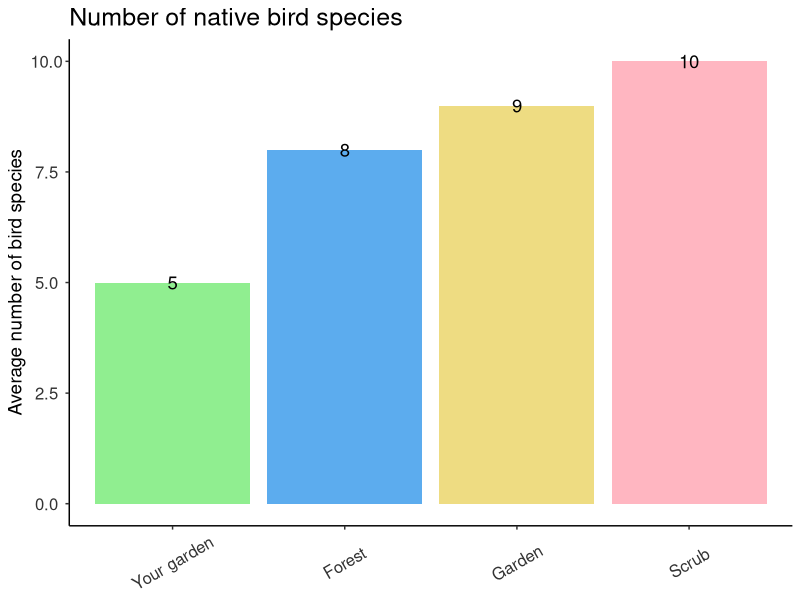
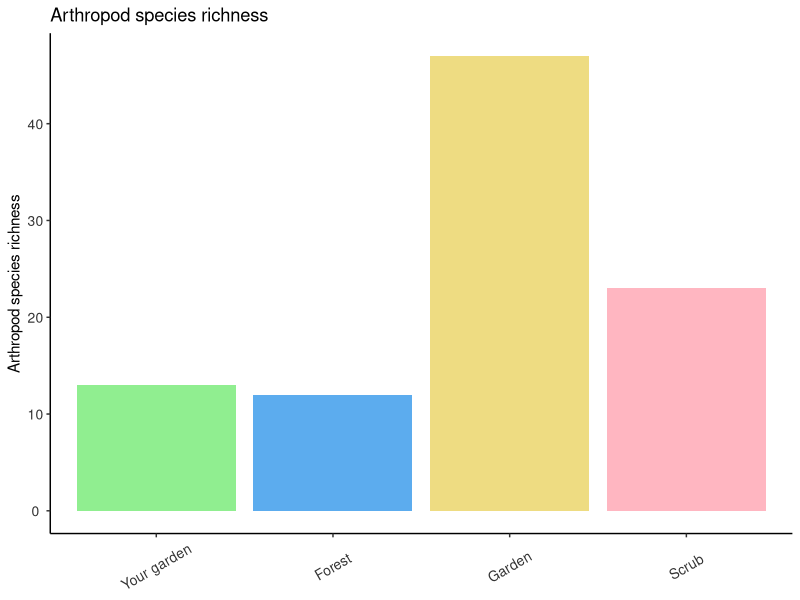
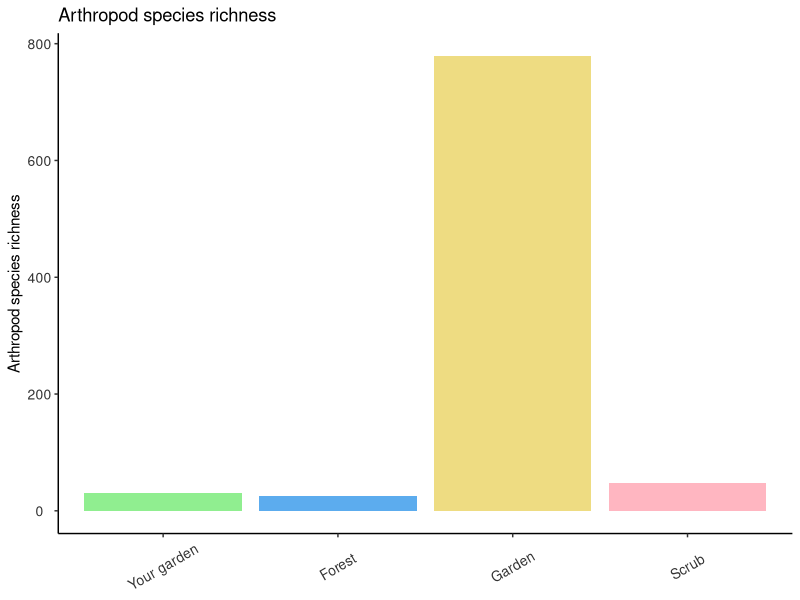
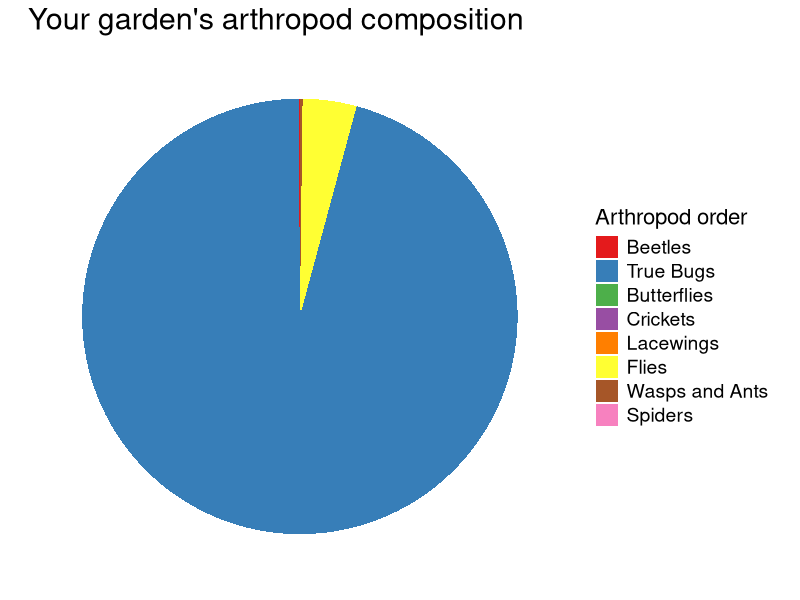

R code for these plots, in order: (Note: this script raises an error after producing the figures.)
# Parent script for Curaçao reports
# Author: Daniel B Turner, Matthew R. Helmus
# last updated by D.T: 2 December 2018
# last updated by M.R.H: 20 December 2018

rm(list=ls())

# load packages ----------------------------------------------------------------------------------------------------------------------------
library(dplyr)
library(ggplot2)
library(rmarkdown)
library(reshape2)
library(tidyr)
library(kableExtra)
library(knitr)
library(here)

# global parameters -----------------------------------------------------------------------------------------------------------------
puk <- 0 # number of digits to round

# set color palette
fun_colors3 <- c("palegreen2", "steelblue2", "lightgoldenrod2") # assign vector of three color names for plots
fun_colors4 <- c("palegreen2", "steelblue2", "lightgoldenrod2", "lightpink") # assign vector of four color names for plots
# forest = blue, garden = yellow, scrub = red,  your = green
fun_colors3 <- c("steelblue2", "lightgoldenrod2","lightpink") # assign vector of three color names for plots
fun_colors4 <- c("steelblue2", "lightgoldenrod2", "lightpink", "palegreen2") # assign vector of four color names for plots

# native herps ---------
# wrangle native herp data

# set working directory to downloaded folder

herps_nat <- read.csv("data/Curacao native herps.csv") # load native herp dataset


herps_nat_noNA <- na.omit(herps_nat) # create dataframe of sites without NAs to calculate means more easily

herps_nat_means <- herps_nat_noNA %>%
  group_by(sitetype) %>%
  summarise(Dutch.Leaf.toed.Gecko = round(mean(Dutch.Leaf.toed.Gecko), puk),
            Antillean.Dwarf.Gecko = round(mean(Antillean.Dwarf.Gecko), puk),
            Striped.Anole = round(mean(Striped.Anole), puk),
            Laurent.s.Whiptail = round(mean(Laurent.s.Whiptail), puk),
            Turnip.tailed.Gecko = round(mean(Turnip.tailed.Gecko), puk)) # create summary dataframe for means across all species for all categories


meanNames <- as.factor(c("forestMeans", "gardenMeans", "scrubMeans")) # set factor names so combined dataframe is clearer
herps_nat_means$sitetype <- meanNames
herps_nat_means$Site <- NA # create these columns to combine dataframes later
herps_nat_means$ReportName <- NA # create these columns to combine dataframes later
herps_nat_means$Site<- c("Forest", "Garden", "Scrub")

colnames(herps_nat)[3:7] <- c("Dutch Leaf-toed Gecko", "Antillean Dwarf Gecko", "Striped Anole", "Laurent's Whiptail", "Turnip-tailed Gecko")
colnames(herps_nat_means)[2:6] <- c("Dutch Leaf-toed Gecko", "Antillean Dwarf Gecko", "Striped Anole", "Laurent's Whiptail", "Turnip-tailed Gecko")

herps_natList <- split(herps_nat, f = herps_nat$Site) # create a list that separates the native herp observations by site so they can be listed in each site's unique report

for(i in 1:31){
  herps_natList[[i]]$Site <- c("Your garden")
} # Change site name so that reader sees "Your garden"

herps_nat_long <- vector("list", 31)

# exotic herps ------------
# wrangle exotic herp proportion data
herps_exo_prop <- read.csv("data/Curacao exotic herps summary stats.csv") # load data

colnames(herps_exo_prop) <- c("species", "Site Type", "Percentage of sites") # change column names

herps_exo_prop$`Percentage of sites` <- round(herps_exo_prop$`Percentage of sites`, puk)
herps_exo_prop$species <- factor(herps_exo_prop$species,c("Mourning Gecko",
                                                          "Asian House Gecko",
                                                          "Tropical House Gecko",
                                                          "Colombian Four-eyed Frog",
                                                          "Johnstone's Whistling Frog",
                                                          "Cuban Tree Frog"))

# create plot
herps_exo_prop_plot <- ggplot(data = herps_exo_prop, aes(x = `Site Type`, y = `Percentage of sites`, fill = `Site Type`)) +
  geom_bar(stat="identity") +
  geom_text(aes(label = `Percentage of sites`), position = position_dodge(width = 0.9), vjust = .5, size = 3.9) +
  scale_fill_manual(values = fun_colors3) +
  facet_wrap(~ species) +
  labs(title="Percentage of sites \nwith exotic reptile or amphibian species") +
       ylab("Percentage of sites") +
  theme(panel.grid.major = element_blank(), panel.grid.minor = element_blank(),
        panel.background = element_blank(), axis.line = element_line(colour = "black"),
        axis.text.x = element_text(color = "grey20", size=12.1, angle=30, hjust=.5, vjust=.5, face="plain"),
        axis.text.y = element_text(color = "grey20", size=10, angle=0, hjust=.5, vjust=.5, face="plain"),
        axis.title.x=element_blank(),
        axis.title.y = element_text(size = 12.8),
        legend.position = "none",
        strip.text.x = element_text(size = 11.7),
        plot.title = element_text(size=16)) # This object will be called to compare exotic reptile abundance across the focal site and site categories.

# wrangle exotic herp species list
herps_exo_sp <- read.csv("data/Curacao exotic herps.csv") # load data
colnames(herps_exo_sp) <- c("Site", "sitetype", "Mourning Gecko", "Tropical House Gecko", "Johnstone's Whistling Frog", "Cuban Treefrog", "Colombian Four-eyed Frog", "Asian House Gecko", "ReportName")

herps_exo_spMelt <- melt(herps_exo_sp, id = c("Site", "sitetype", "ReportName"))

herps_exo_spMelt$variable <- as.character(herps_exo_spMelt$variable)

herps_exo_spMelt <- herps_exo_spMelt[order(herps_exo_spMelt$ReportName, -herps_exo_spMelt$value),]

herps_exoList <- split(herps_exo_spMelt, f = herps_exo_spMelt$Site)

herps_exoList[[1]][1, 4] # check to see if the dataframes were separated correctly

# native birds ---------------
# load data for species list
birds_nat <- read.csv("data/Curacao native birds list.csv") # load data

# tidy data for species list
birds_nat$Scientific.name <- paste0("(", birds_nat$Scientific.name, ")")
birds_nat$Common.Name <- as.character(birds_nat$Common.Name)
birds_nat$bird.Name <- paste(birds_nat$Common.Name, birds_nat$Scientific.name)

# wrangle data for Rmd file for species list
birds_nat <- birds_nat[order(birds_nat$Site, -birds_nat$Present),]

birds_natList <- split(birds_nat, f = birds_nat$Site)

birds_natList[[1]]

# load data for species richness
birdsNat_sr <- read.csv("data/Curacao native birds.csv")

# wrangle native bird species richness data
birdsNat_sr_sum <- birdsNat_sr %>%
  group_by(sitetype) %>%
  summarise(SR = round(mean(SR), puk))

birdsNat_sr_sum$Site <- NA
birdsNat_sr_sum$ReportName <- NA

birdsNat_srTotal <- rbind(birdsNat_sr, birdsNat_sr_sum)

birdsNat_srTotal[,1] <- c("Your garden") # assign all sites the name "Your garden" for plotting and visualization purposes
birdsNat_srTotal[32:34, 1] <- c("Forest", "Garden", "Scrub") # change summary means to more aesthetically pleasing names (this step could have been done in factorization line several rows above)
birdsNat_srTotal$ord <- 1:34


# make a sample plot
ggplot(birdsNat_srTotal[c(26, 32:34),], aes(x = reorder(Site, ord), y = SR)) +
  geom_bar(stat = "identity", aes(fill = Site)) +
  geom_text(aes(label=SR), position = position_dodge(width = 0.9), vjust = 0.5, size = 4.7) +
  scale_fill_manual(values = fun_colors4) +
  labs(y = "Average number of bird species",
       title = "Number of native bird species") +
  theme(panel.grid.major = element_blank(), panel.grid.minor = element_blank(),
        panel.background = element_blank(), axis.line = element_line(colour = "black"),
        axis.text.x = element_text(color = "grey20", size=12, angle=30, hjust=.5, vjust=.5, face="plain"),
        axis.text.y = element_text(color = "grey20", size=12, angle=0, hjust=.5, vjust=.5, face="plain"),
        axis.title.x=element_blank(),
        legend.position = "none",
        axis.title=element_text(size=13.6),
        plot.title = element_text(size=18))

# exotic birds ------------
# load exotic birds data
birds_exo <- read.csv("data/Curacao exotic birds summary stats.csv")

# wrangle exotic birds data
colnames(birds_exo) <- c("species", "Site Type", "Percentage of sites")

birds_exo$`Percentage of sites` <- round(birds_exo$`Percentage of sites`, puk)
birds_exo$species <- factor(birds_exo$species,c("Exotic Parrots",
                                                "Chestnut-fronted Macaw",
                                                "Rock Pigeon",
                                                "Saffron Finch",
                                                "House Sparrow"))

# plot exotic bird proportions
birds_exo_prop_plot <- ggplot(data = birds_exo, aes(x=`Site Type`, y = `Percentage of sites`, fill = `Site Type`)) +
  geom_bar(stat = "identity") +
  geom_text(aes(label = `Percentage of sites`), position = position_dodge(width = 0.9), vjust = .5, size = 3.9) +
  facet_wrap(~ species) +
  scale_fill_manual(values = fun_colors3) +
  labs(title = "Percentage of sites with exotic bird species") +
  ylab("Percentage of sites") +
  theme(panel.grid.major = element_blank(), panel.grid.minor = element_blank(),
        panel.background = element_blank(), axis.line = element_line(colour = "black"),
        axis.text.x = element_text(color = "grey20", size=12.1, angle=30, hjust=.5, vjust=.5, face="plain"),
        axis.text.y = element_text(color = "grey20", size=12, angle=0, hjust=.5, vjust=.5, face="plain"),
        axis.title.x=element_blank(),
        legend.position = "none",
        strip.text.x = element_text(size = 12),
        axis.title=element_text(size=13.6),
        plot.title = element_text(size=18)) # This object will be called to compare exotic bird observations across sites.

# exotic birds list
birdsExo_List <- read.csv("data/Curacao exotic birds.csv") # load data

colnames(birdsExo_List) <- c("Site", "sitetype", "Exotic Parrots", "Cheshnut-fronted Macaw", "Rock Pigeon", "House Sparrow", "Saffron Finch", "ReportName")

birdsExo_List <- melt(birdsExo_List, id = c("Site", "sitetype", "ReportName"))

birdsExo_List <- birdsExo_List[order(birdsExo_List$Site, -birdsExo_List$value),]

birdsExo_List <- split(birdsExo_List, f = birdsExo_List$Site)




# arthropods -----------
arth <- read.csv("data/Curacao arthropods.csv") # load data

# wrangle arthropod data
arthDiv <- arth %>%
  select(Site:AB, ReportName)

arthSum <- arth %>%
  group_by(sitetype) %>%
  summarise(SR = round(mean(SR), puk), AB = round(mean(AB), puk))

arthSum$ReportName <- NA
arthSum$Site <- NA

arthTot <- rbind(arthDiv, arthSum)

arthTot[,1] <- c("Your garden") # assign all sites the name "Your garden" for plotting and visualization purposes
arthTot[32:34, 1] <- c("Forest", "Garden", "Scrub") # change summary means to more aesthetically pleasing names (this step could have been done in factorization line several rows above)
arthTot$ord <- 1:34


# sample arthropod species richness plot
ggplot(arthTot[c(4, 32:34),], aes(x = reorder(Site, ord), y = SR)) +
  geom_bar(stat = "identity", aes(fill = Site)) +
  scale_fill_manual(values = fun_colors4) +
  labs(y = "Arthropod species richness",
       title = "Arthropod species richness") +
  theme(panel.grid.major = element_blank(), panel.grid.minor = element_blank(),
        panel.background = element_blank(), axis.line = element_line(colour = "black"),
        axis.text.x = element_text(color = "grey20", size=10, angle=30, hjust=.5, vjust=.5, face="plain"),
        axis.text.y = element_text(color = "grey20", size=10, angle=0, hjust=.5, vjust=.5, face="plain"),
        axis.title.x=element_blank(),
        legend.position = "none")

# sample arthropod abundance plot
ggplot(arthTot[c(4, 32:34),], aes(x = reorder(Site, ord), y = AB)) +
  geom_bar(stat = "identity", aes(fill = Site)) +
  scale_fill_manual(values = fun_colors4) +
  labs(y = "Arthropod species richness",
       title = "Arthropod species richness") +
  theme(panel.grid.major = element_blank(), panel.grid.minor = element_blank(),
        panel.background = element_blank(), axis.line = element_line(colour = "black"),
        axis.text.x = element_text(color = "grey20", size=10, angle=30, hjust=.5, vjust=.5, face="plain"),
        axis.text.y = element_text(color = "grey20", size=10, angle=0, hjust=.5, vjust=.5, face="plain"),
        axis.title.x=element_blank(),
        legend.position = "none")

# prep plot for an individual garden
compmeans <- aggregate(arth[,5:12], list(arth$sitetype), mean)
colnames(compmeans) <- c("Group 1", "Spiders", "Beetles", "Flies", "True Bugs", "Wasps and Ants", "Butterflies", "Lacewings", "Crickets")
compmeans1 <- melt(compmeans, id = "Group 1")
colnames(compmeans1) <- c("Site Type", "Order", "Proportion")
compmeans1$Order <- factor(compmeans1$Order,c("Beetles", "True Bugs","Butterflies","Crickets","Lacewings", "Flies",  "Wasps and Ants","Spiders"))


colnames(arth) <- c("Site", "sitetype", "SR", "AB", "Spiders", "Beetles", "Flies", "True Bugs", "Wasps and Ants", "Butterflies", "Lacewings", "Crickets", "ReportName")
arthMelt <- arth %>%
  select(Site, Spiders:Crickets)

arthMelt <- melt(arthMelt, id = "Site")
colnames(arthMelt) <- c("Site", "Order", "Proportion")
arthMelt$Order <- factor(arthMelt$Order,c("Beetles", "True Bugs","Butterflies","Crickets","Lacewings", "Flies",  "Wasps and Ants","Spiders"))
arthList <- split(arthMelt, f = arthMelt$Site)

# sample individual garden arthropod pie plot
ggplot(data = arthList[[6]], aes(x = "", y = Proportion, fill = Order)) +
  geom_bar(width = 1, stat = "identity") +
  coord_polar("y", start = 0) +
  scale_fill_brewer(palette = "Set1") +
  theme(axis.text = element_blank(),
        axis.ticks = element_blank(),
        panel.grid  = element_blank(),
        axis.title = element_blank(),
        plot.title = element_text(size=22),
        panel.background = element_blank(),
        legend.text = element_text(size=14),
        legend.title = element_text(size = 16)) +
  labs(fill = "Arthropod order",
       title = "Your garden's arthropod composition")


# plot for the three categories
arthType_pie <- ggplot(data = compmeans1, aes(x = "", y = Proportion, fill = Order)) +
  geom_bar(width = 1, stat = "identity") +
  coord_polar("y", start = 0) +
  scale_fill_brewer(palette = "Set1") +
  theme(axis.text = element_blank(),
        axis.ticks = element_blank(),
        panel.grid  = element_blank(),
        axis.title = element_blank(),
        plot.title = element_text(size=18),
        panel.background = element_blank(),
        legend.text = element_text(size=14),
        legend.title = element_text(size = 16),
        strip.text.x = element_text(size = 12.5)) +
  labs(fill = "Arthropod order",
       title = "Average composition of arthropods across all sites") +
  facet_wrap(~`Site Type`)






##########################################################################################################
# loop through all of dataframes to create individual reports for each garden ------------
##########################################################################################################
report_names <- arth$ReportName # create vector that will determine report names and customizable text in the report
i=1 # start loop at the first site

for (i in 1:5) { # <>< edits to have all reports spit out at once
                 # for the sake of demonstration, we will only produce the first five sites' reports
  # vector of garden report names
  report_name <- report_names[i]

  # Native herp plots
  herps_NA <- herps_nat[i, 3] # create a vector for the if else statement in Rmd to evaluate gardens without nighttime surveys differently


  # Native bird species richness plot
  birdsNat_SR_plot <- ggplot(birdsNat_srTotal[c(i, 32:34),], aes(x = reorder(Site, ord), y = SR)) +
    geom_bar(stat = "identity", aes(fill = Site)) +
    geom_text(aes(label=SR), position = position_dodge(width = 0.9), vjust = 0.5, size = 4.7) +
    scale_fill_manual(values = fun_colors4) +
    labs(y = "Average number of bird species",
         title = "Number of native bird species") +
    theme(panel.grid.major = element_blank(), panel.grid.minor = element_blank(),
          panel.background = element_blank(), axis.line = element_line(colour = "black"),
          axis.text.x = element_text(color = "grey20", size=12.2, angle=0, hjust=.5, vjust=.5,
                                     face=c("bold","plain","plain","plain")),
          axis.text.y = element_text(color = "grey20", size=12, angle=0, hjust=.5, vjust=.5, face="plain"),
          axis.title.x=element_blank(),
          legend.position = "none",
          axis.title=element_text(size=13.6),
          plot.title = element_text(size=18))  # This object will be called to compare native bird observations across focal site and site categories.

  # arthropod species richness plot
  arthSR_plot <- ggplot(arthTot[c(i, 32:34),], aes(x = reorder(Site, ord), y = SR)) +
    geom_bar(stat = "identity", aes(fill = Site)) +
    geom_text(aes(label = SR), position = position_dodge(width = 0.9), vjust = .5, size = 4) +
    scale_fill_manual(values = fun_colors4) +
    labs(y = "Number of arthropod species",
         title = "Number of arthropod species ") +
    theme(panel.grid.major = element_blank(), panel.grid.minor = element_blank(),
          panel.background = element_blank(), axis.line = element_line(colour = "black"),
          axis.text.x = element_text(color = "grey20", size=12, angle=0, hjust=.5, vjust=.5,
                                     face=c("bold","plain","plain","plain")),
          axis.text.y = element_text(color = "grey20", size=12, angle=0, hjust=.5, vjust=.5, face="plain"),
          axis.title.x=element_blank(),
          legend.position = "none",
          axis.title=element_text(size=13.6),
          plot.title = element_text(size=18)) # This object will be called to compare arthropod species richness across focal site and site categories.

  # arthropod abundance plot
  arthAB_plot <- ggplot(arthTot[c(i, 32:34),], aes(x = reorder(Site, ord), y = AB)) +
    geom_bar(stat = "identity", aes(fill = Site)) +
    geom_text(aes(label = AB), position = position_dodge(width = 0.9), vjust = .5, size = 4) +
    scale_fill_manual(values = fun_colors4) +
    labs(y = "Average number of arthropods",
         title = "Abundance of arthropods") +
    theme(panel.grid.major = element_blank(), panel.grid.minor = element_blank(),
          panel.background = element_blank(), axis.line = element_line(colour = "black"),
          axis.text.x = element_text(color = "grey20", size=12, angle=0, hjust=.5, vjust=.5,
                                     face=c("bold","plain","plain","plain")),
          axis.text.y = element_text(color = "grey20", size=12, angle=0, hjust=.5, vjust=.5, face="plain"),
          axis.title.x=element_blank(),
          legend.position = "none",
          axis.title=element_text(size=13.6),
          plot.title = element_text(size=18)) # This object will be called to compare arthropod abundances across focal site and site categories.

  # arthropod composition pie plot for each site
  arthSite_pie <- ggplot(data = arthList[[i]], aes(x = "", y = Proportion, fill = Order)) +
    geom_bar(width = 1, stat = "identity") +
    coord_polar("y", start = 0) +
    scale_fill_brewer(palette = "Set1") +
    theme(axis.text = element_blank(),
          axis.ticks = element_blank(),
          panel.grid  = element_blank(),
          axis.title = element_blank(),
          plot.title = element_text(size=20),
          panel.background = element_blank(),
          legend.text = element_text(size=15),
          legend.title = element_text(size = 17)) +
    labs(fill = "Arthropod order",
         title = "Your garden's arthropod composition") # This object will be called to compare arthropod composition across focal site and site categories.

  # render Rmarkdown files
  knitr::knit_meta(class=NULL, clean = TRUE) # this fixes the error: cannot allocate vector of size
  rmarkdown::render("analysis/homeownerReports_rmd.Rmd", output_file = paste0('userReports_caseStudy1/homeownerReport_example_', report_name, '.html')) # This line executes each site's .html report by calling the "child" .rmd file.
}
